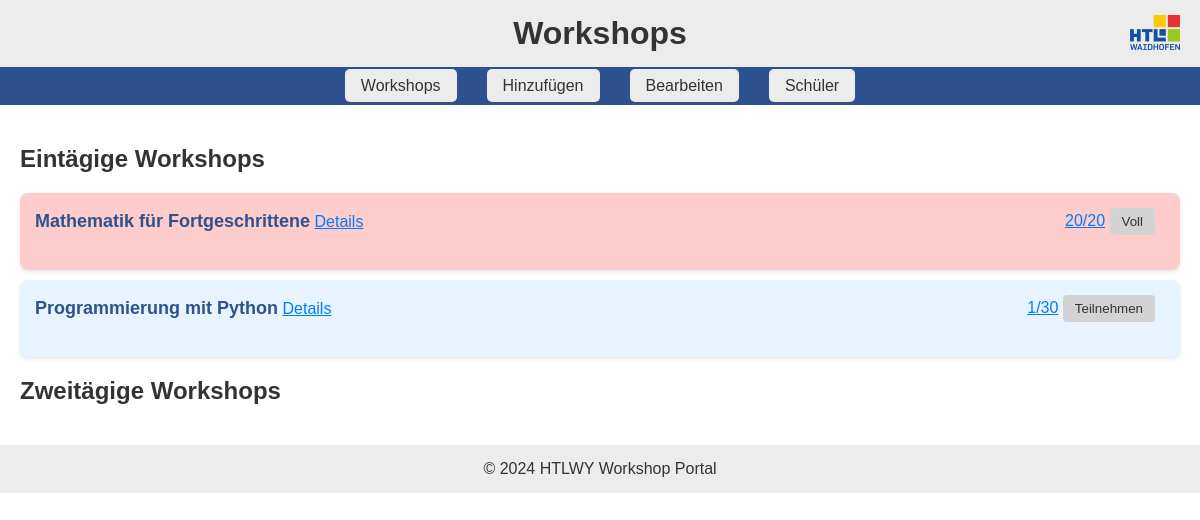
Page /workshops/ on the earlier database version.
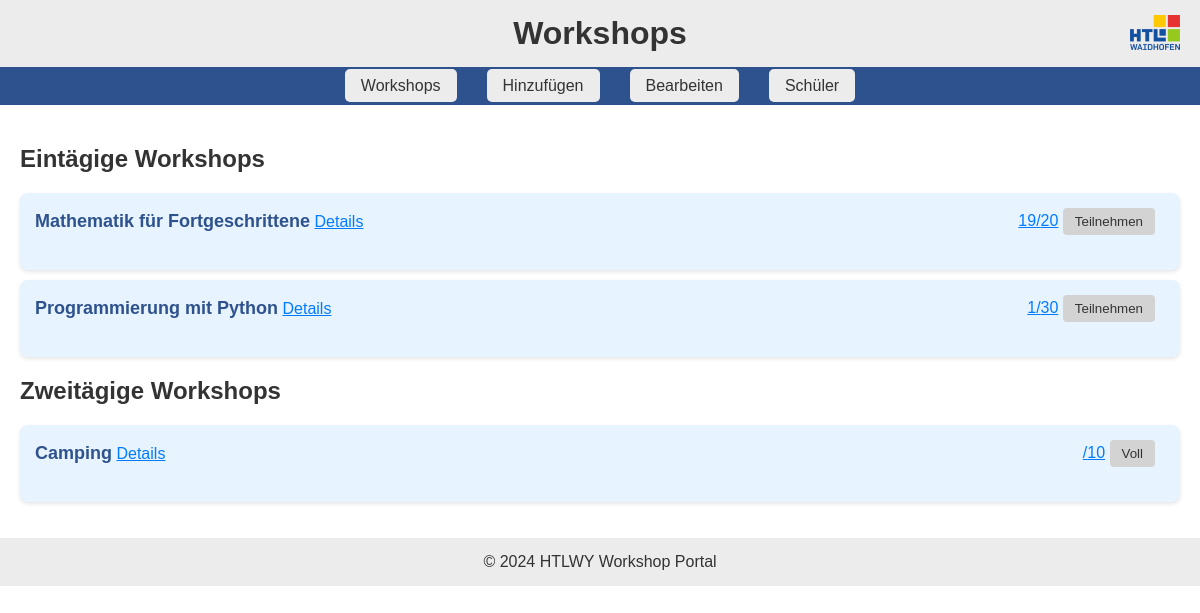
Same page on the later database version.
### workshops/models.py (models this page shows, shortened)
class Workshop(models.Model):
    title = models.CharField(max_length=255)
    description = models.TextField()
    location = models.CharField(max_length=255)
    date = models.DateField()
    starttime = models.TimeField()
    endtime = models.TimeField()
    participant_limit = models.IntegerField()
    cost = models.DecimalField(max_digits=10, decimal_places=2)
    teacher = models.ForeignKey(Lehrer, on_delete=models.CASCADE, related_name="workshops")

class TwoDayWorkshop(models.Model):
    title = models.CharField(max_length=255)
    description = models.TextField()
    location = models.CharField(max_length=255)
    start_date = models.DateField()
    end_date = models.DateField()
    day1_start_time = models.TimeField()
    day1_end_time = models.TimeField()
    day2_start_time = models.TimeField(null=True, blank=True)
    day2_end_time = models.TimeField(null=True, blank=True)
    overnight = models.BooleanField(default=False)
    participant_limit = models.IntegerField()
    cost = models.DecimalField(max_digits=10, decimal_places=2)
    teacher = models.ForeignKey(Lehrer, on_delete=models.CASCADE, related_name="two_day_workshops")

### workshops/views.py (the view)
# urls.py: path('workshops/', views.list_workshops, name='workshops'),
def list_workshops(request):
    workshops = Workshop.objects.all()
    workshop_participants = {
        workshop.id: workshop.teilnahme_set.all() for workshop in workshops
    }
    two_day_workshops = TwoDayWorkshop.objects.all()
    return render(request, 'workshop_list.html', {
        'workshops': workshops,
        'two_day_workshops': two_day_workshops,
        'workshop_participants': workshop_participants,
    })

### workshops/templates/workshop_list.html (shortened to what this page needs)
{% extends "layout.html" %}
{% block content %}
  <ul style="list-style: none; padding: 0;">
    <h2>Eintägige Workshops</h2>
    {% for workshop in workshops %}
      <li class="workshop-item" style="background-color: {% if workshop.participant_limit == workshop.teilnahme_set.count %}#ffcccc{% else %}#e7f3ff{% endif %}; padding: 15px; margin-bottom: 10px;">
        <div style="display: flex; align-items: center; justify-content: space-between;">
          <div>
            <strong>{{ workshop.title }}</strong>
            <span style="cursor: pointer; color: #007bff;" onclick="toggleDetails('details{{ forloop.counter }}')">Details</span>
          </div>
          <div>
            <span>{{ workshop.teilnahme_set.count }}/{{ workshop.participant_limit }}</span>
            {% if workshop.teilnahme_set.count < workshop.participant_limit %}
              <button>Teilnehmen</button>
            {% else %}
              <button disabled>Voll</button>
            {% endif %}
          </div>
        </div>
      </li>
    {% endfor %}
    <h2>Zweitägige Workshops</h2>
    {% for workshop in two_day_workshops %}
      <li class="workshop-item" style="background-color: {% if workshop.participant_limit == workshop.teilnahme_set.count %}#ffcccc{% else %}#e7f3ff{% endif %}; padding: 15px; margin-bottom: 10px;">
        <div style="display: flex; align-items: center; justify-content: space-between;">
          <div>
            <strong>{{ workshop.title }}</strong>
            <span style="cursor: pointer; color: #007bff;" onclick="toggleDetails('detailsTwoDay{{ forloop.counter }}')">Details</span>
          </div>
          <div>
            <span>{{ workshop.teilnahme_set.count }}/{{ workshop.participant_limit }}</span>
            {% if workshop.teilnahme_set.count < workshop.participant_limit %}
              <form method="post" action="{% url 'teilnehmen' workshop.id %}">
                {% csrf_token %}
                <button type="submit">Teilnehmen</button>
              </form>
            {% else %}
              <button disabled>Voll</button>
            {% endif %}
          </div>
        </div>
      </li>
    {% endfor %}
  </ul>
{% endblock %}

### workshops/templates/layout.html (shortened to what this page needs)
<!DOCTYPE html>
<html lang="de">
<head>
    {% load static %}
</head>
<body>
    <header>
        <h1>Workshops</h1>
        <img src="{% static 'images/HTL_Logo.png' %}" alt="logo" class="logo">
    </header>
    <nav>
        <ul>
            <li><a href="/workshops/">Workshops</a></li>
            <li><a href="/add_workshop">Hinzufügen</a></li>
            <li><a href="/display_and_edit/">Bearbeiten</a></li>
            <li><a href="/students/">Schüler</a></li>
        </ul>
    </nav>
    <div class="container">
        {% block content %}
        {% endblock %}
    </div>
    <footer>
        <p>&copy; 2024 HTLWY Workshop Portal</p>
    </footer>
</body>
</html>

### workshops/templates/layout.html (style rules this page uses)
body { font-family: Arial, sans-serif; margin: 0; padding: 0; background-color: white; color: #333; }
header, footer { background-color: #ececec; color: #333; padding: 15px 0; text-align: center; }
header h1 { margin: 0; }
nav { background-color: #2e528d; padding: 10px; display: flex; justify-content: center; }
nav ul { list-style: none; padding: 0; margin: 0; display: flex; }
nav ul li { margin: 0 15px; }
nav ul li a { text-decoration: none; color: #333; padding: 8px 16px; background-color: #ececec; border-radius: 5px; }
.container { padding: 20px; }
footer p { margin: 0; }
.logo { position: absolute; top: 15px; right: 20px; width: 50px; height: auto; }
.workshop-item { background-color: #e7f3ff; padding: 20px; margin-bottom: 15px; border-radius: 8px; box-shadow: 0 2px 4px rgba(0, 0, 0, 0.1); transition: box-shadow 0.3s; }
.workshop-item div { margin-bottom: 10px; }
.workshop-item strong { font-size: 18px; color: #2E528D; }
.workshop-item span { cursor: pointer; color: #007bff; text-decoration: underline; }
.workshop-item button { background-color: #d3d3d3; color: #333; padding: 6px 12px; border: none; border-radius: 4px; cursor: pointer; transition: background-color 0.3s; margin-right: 10px; }

Differences in the rows shown:
computed for Workshop "Mathematik für Fortgeschrittene": teilnahme_set.count "20" → "19"; text "Voll" → "Teilnehmen"
added TwoDayWorkshop: title "Camping", participant_limit "10", shows "Voll"
